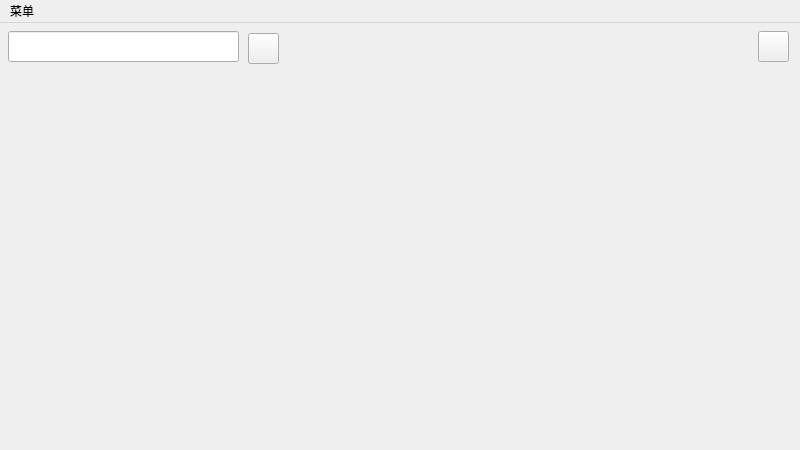
<?xml version="1.0" encoding="UTF-8"?>
<ui version="4.0">
 <class>MainWindow</class>
 <widget class="QMainWindow" name="MainWindow">
  <property name="geometry">
   <rect>
    <x>0</x>
    <y>0</y>
    <width>800</width>
    <height>450</height>
   </rect>
  </property>
  <property name="windowTitle">
   <string>天气预报(测试版)</string>
  </property>
  <widget class="QWidget" name="centralwidget">
   <widget class="QWidget" name="widget" native="true">
    <property name="geometry">
     <rect>
      <x>-11</x>
      <y>-11</y>
      <width>831</width>
      <height>491</height>
     </rect>
    </property>
    <property name="styleSheet">
     <string notr="true">QWidget#widget{
	border-image: url()
}

QLabel{
	font: 25 10pt &quot;微软雅黑&quot;;
	border-radius: 4px;
	background-color: rg ba( 60, 60, 60, 100 );
	color: rg b( 255, 255, 255 );
}</string>
    </property>
    <widget class="QWidget" name="widget_1" native="true">
     <property name="geometry">
      <rect>
       <x>9</x>
       <y>229</y>
       <width>341</width>
       <height>231</height>
      </rect>
     </property>
     <layout class="QGridLayout" name="gridLayout_8" rowstretch="1,2">
      <item row="0" column="0">
       <widget class="QWidget" name="widget_14" native="true">
        <widget class="QLabel" name="ganmao">
         <property name="geometry">
          <rect>
           <x>10</x>
           <y>0</y>
           <width>311</width>
           <height>61</height>
          </rect>
         </property>
         <property name="styleSheet">
          <string notr="true"/>
         </property>
         <property name="text">
          <string/>
         </property>
         <property name="scaledContents">
          <bool>false</bool>
         </property>
         <property name="wordWrap">
          <bool>true</bool>
         </property>
        </widget>
       </widget>
      </item>
      <item row="1" column="0">
       <widget class="QWidget" name="widget_15" native="true">
        <layout class="QGridLayout" name="gridLayout_9">
         <item row="1" column="1">
          <widget class="QWidget" name="widget_19" native="true">
           <widget class="QLabel" name="label_9">
            <property name="geometry">
             <rect>
              <x>0</x>
              <y>0</y>
              <width>51</width>
              <height>51</height>
             </rect>
            </property>
            <property name="text">
             <string/>
            </property>
            <property name="pixmap">
             <pixmap resource="Figure.qrc">:/new/prefix1/Figure/aqi.png</pixmap>
            </property>
            <property name="scaledContents">
             <bool>true</bool>
            </property>
           </widget>
           <widget class="QLabel" name="TotalQuality">
            <property name="geometry">
             <rect>
              <x>50</x>
              <y>0</y>
              <width>91</width>
              <height>51</height>
             </rect>
            </property>
            <property name="styleSheet">
             <string notr="true">QLabel{
	font: 25 9pt &quot;微软雅黑&quot;;
}</string>
            </property>
            <property name="text">
             <string/>
            </property>
           </widget>
          </widget>
         </item>
         <item row="0" column="0">
          <widget class="QWidget" name="widget_16" native="true">
           <widget class="QLabel" name="label_5">
            <property name="geometry">
             <rect>
              <x>3</x>
              <y>0</y>
              <width>51</width>
              <height>51</height>
             </rect>
            </property>
            <property name="text">
             <string/>
            </property>
            <property name="pixmap">
             <pixmap resource="Figure.qrc">:/new/prefix1/Figure/wind.png</pixmap>
            </property>
            <property name="scaledContents">
             <bool>true</bool>
            </property>
           </widget>
           <widget class="QLabel" name="label_6">
            <property name="geometry">
             <rect>
              <x>140</x>
              <y>30</y>
              <width>51</width>
              <height>51</height>
             </rect>
            </property>
            <property name="text">
             <string/>
            </property>
            <property name="pixmap">
             <pixmap resource="Figure.qrc">:/new/prefix1/Figure/wind.png</pixmap>
            </property>
            <property name="scaledContents">
             <bool>true</bool>
            </property>
           </widget>
           <widget class="QLabel" name="TotalFxFl">
            <property name="geometry">
             <rect>
              <x>63</x>
              <y>1</y>
              <width>81</width>
              <height>51</height>
             </rect>
            </property>
            <property name="text">
             <string/>
            </property>
           </widget>
          </widget>
         </item>
         <item row="0" column="1">
          <widget class="QWidget" name="widget_17" native="true">
           <widget class="QLabel" name="label_7">
            <property name="geometry">
             <rect>
              <x>0</x>
              <y>0</y>
              <width>51</width>
              <height>51</height>
             </rect>
            </property>
            <property name="text">
             <string/>
            </property>
            <property name="pixmap">
             <pixmap resource="Figure.qrc">:/new/prefix1/Figure/pm25.png</pixmap>
            </property>
            <property name="scaledContents">
             <bool>true</bool>
            </property>
           </widget>
           <widget class="QLabel" name="PM25">
            <property name="geometry">
             <rect>
              <x>60</x>
              <y>0</y>
              <width>91</width>
              <height>51</height>
             </rect>
            </property>
            <property name="text">
             <string/>
            </property>
           </widget>
          </widget>
         </item>
         <item row="1" column="0">
          <widget class="QWidget" name="widget_18" native="true">
           <widget class="QLabel" name="label_8">
            <property name="geometry">
             <rect>
              <x>0</x>
              <y>0</y>
              <width>51</width>
              <height>51</height>
             </rect>
            </property>
            <property name="text">
             <string/>
            </property>
            <property name="pixmap">
             <pixmap resource="Figure.qrc">:/new/prefix1/Figure/humidity.png</pixmap>
            </property>
            <property name="scaledContents">
             <bool>true</bool>
            </property>
           </widget>
           <widget class="QLabel" name="Totalshidu">
            <property name="geometry">
             <rect>
              <x>60</x>
              <y>0</y>
              <width>81</width>
              <height>51</height>
             </rect>
            </property>
            <property name="text">
             <string/>
            </property>
           </widget>
          </widget>
         </item>
        </layout>
       </widget>
      </item>
     </layout>
    </widget>
    <widget class="QWidget" name="widget_2" native="true">
     <property name="geometry">
      <rect>
       <x>349</x>
       <y>59</y>
       <width>461</width>
       <height>401</height>
      </rect>
     </property>
     <layout class="QGridLayout" name="gridLayout" rowstretch="2,2,2,3,3,2">
      <item row="2" column="0">
       <widget class="QWidget" name="widget_7" native="true">
        <layout class="QGridLayout" name="gridLayout_4">
         <item row="0" column="0">
          <widget class="QLabel" name="aqi0">
           <property name="text">
            <string/>
           </property>
          </widget>
         </item>
         <item row="0" column="4">
          <widget class="QLabel" name="aqi4">
           <property name="text">
            <string/>
           </property>
          </widget>
         </item>
         <item row="0" column="1">
          <widget class="QLabel" name="aqi1">
           <property name="text">
            <string/>
           </property>
          </widget>
         </item>
         <item row="0" column="2">
          <widget class="QLabel" name="aqi2">
           <property name="text">
            <string/>
           </property>
          </widget>
         </item>
         <item row="0" column="3">
          <widget class="QLabel" name="aqi3">
           <property name="text">
            <string/>
           </property>
          </widget>
         </item>
         <item row="0" column="5">
          <widget class="QLabel" name="aqi5">
           <property name="text">
            <string/>
           </property>
          </widget>
         </item>
        </layout>
       </widget>
      </item>
      <item row="3" column="0">
       <widget class="QWidget" name="HighCurve" native="true">
        <widget class="QLabel" name="lblHighCurve">
         <property name="geometry">
          <rect>
           <x>0</x>
           <y>0</y>
           <width>441</width>
           <height>61</height>
          </rect>
         </property>
         <property name="text">
          <string/>
         </property>
        </widget>
       </widget>
      </item>
      <item row="5" column="0">
       <widget class="QWidget" name="widget_5" native="true">
        <layout class="QGridLayout" name="gridLayout_5">
         <item row="0" column="0">
          <widget class="QLabel" name="fx0">
           <property name="text">
            <string/>
           </property>
          </widget>
         </item>
         <item row="0" column="4">
          <widget class="QLabel" name="fx4">
           <property name="text">
            <string/>
           </property>
          </widget>
         </item>
         <item row="0" column="3">
          <widget class="QLabel" name="fx3">
           <property name="text">
            <string/>
           </property>
          </widget>
         </item>
         <item row="0" column="1">
          <widget class="QLabel" name="fx1">
           <property name="text">
            <string/>
           </property>
          </widget>
         </item>
         <item row="0" column="5">
          <widget class="QLabel" name="fx5">
           <property name="text">
            <string/>
           </property>
          </widget>
         </item>
         <item row="0" column="2">
          <widget class="QLabel" name="fx2">
           <property name="text">
            <string/>
           </property>
          </widget>
         </item>
         <item row="1" column="0">
          <widget class="QLabel" name="fl0">
           <property name="text">
            <string/>
           </property>
          </widget>
         </item>
         <item row="1" column="1">
          <widget class="QLabel" name="fl1">
           <property name="text">
            <string/>
           </property>
          </widget>
         </item>
         <item row="1" column="2">
          <widget class="QLabel" name="fl2">
           <property name="text">
            <string/>
           </property>
          </widget>
         </item>
         <item row="1" column="3">
          <widget class="QLabel" name="fl3">
           <property name="text">
            <string/>
           </property>
          </widget>
         </item>
         <item row="1" column="4">
          <widget class="QLabel" name="fl4">
           <property name="text">
            <string/>
           </property>
          </widget>
         </item>
         <item row="1" column="5">
          <widget class="QLabel" name="fl5">
           <property name="text">
            <string/>
           </property>
          </widget>
         </item>
        </layout>
       </widget>
      </item>
      <item row="4" column="0">
       <widget class="QWidget" name="LowCurve" native="true">
        <widget class="QLabel" name="lblLowCurve">
         <property name="geometry">
          <rect>
           <x>0</x>
           <y>0</y>
           <width>441</width>
           <height>61</height>
          </rect>
         </property>
         <property name="text">
          <string/>
         </property>
        </widget>
       </widget>
      </item>
      <item row="0" column="0">
       <widget class="QWidget" name="widget_9" native="true">
        <layout class="QGridLayout" name="gridLayout_2">
         <item row="0" column="1">
          <widget class="QLabel" name="week1">
           <property name="text">
            <string/>
           </property>
          </widget>
         </item>
         <item row="0" column="2">
          <widget class="QLabel" name="week2">
           <property name="text">
            <string/>
           </property>
          </widget>
         </item>
         <item row="1" column="0">
          <widget class="QLabel" name="date0">
           <property name="text">
            <string/>
           </property>
          </widget>
         </item>
         <item row="1" column="2">
          <widget class="QLabel" name="date2">
           <property name="text">
            <string/>
           </property>
          </widget>
         </item>
         <item row="0" column="3">
          <widget class="QLabel" name="week3">
           <property name="text">
            <string/>
           </property>
          </widget>
         </item>
         <item row="0" column="4">
          <widget class="QLabel" name="week4">
           <property name="text">
            <string/>
           </property>
          </widget>
         </item>
         <item row="0" column="0">
          <widget class="QLabel" name="week0">
           <property name="text">
            <string/>
           </property>
          </widget>
         </item>
         <item row="1" column="1">
          <widget class="QLabel" name="date1">
           <property name="text">
            <string/>
           </property>
          </widget>
         </item>
         <item row="0" column="5">
          <widget class="QLabel" name="week5">
           <property name="text">
            <string/>
           </property>
          </widget>
         </item>
         <item row="1" column="3">
          <widget class="QLabel" name="date3">
           <property name="text">
            <string/>
           </property>
          </widget>
         </item>
         <item row="1" column="4">
          <widget class="QLabel" name="date4">
           <property name="text">
            <string/>
           </property>
          </widget>
         </item>
         <item row="1" column="5">
          <widget class="QLabel" name="date5">
           <property name="text">
            <string/>
           </property>
          </widget>
         </item>
        </layout>
       </widget>
      </item>
      <item row="1" column="0">
       <widget class="QWidget" name="widget_6" native="true">
        <layout class="QGridLayout" name="gridLayout_3">
         <item row="0" column="0">
          <widget class="QLabel" name="icon0">
           <property name="text">
            <string/>
           </property>
           <property name="scaledContents">
            <bool>false</bool>
           </property>
          </widget>
         </item>
         <item row="1" column="0">
          <widget class="QLabel" name="type0">
           <property name="text">
            <string/>
           </property>
          </widget>
         </item>
         <item row="0" column="2">
          <widget class="QLabel" name="icon2">
           <property name="text">
            <string/>
           </property>
          </widget>
         </item>
         <item row="0" column="5">
          <widget class="QLabel" name="icon4">
           <property name="text">
            <string/>
           </property>
          </widget>
         </item>
         <item row="0" column="4">
          <widget class="QLabel" name="icon3">
           <property name="text">
            <string/>
           </property>
          </widget>
         </item>
         <item row="1" column="1">
          <widget class="QLabel" name="type1">
           <property name="text">
            <string/>
           </property>
          </widget>
         </item>
         <item row="0" column="1">
          <widget class="QLabel" name="icon1">
           <property name="text">
            <string/>
           </property>
          </widget>
         </item>
         <item row="0" column="6">
          <widget class="QLabel" name="icon5">
           <property name="text">
            <string/>
           </property>
          </widget>
         </item>
         <item row="1" column="2">
          <widget class="QLabel" name="type2">
           <property name="text">
            <string/>
           </property>
          </widget>
         </item>
         <item row="1" column="4">
          <widget class="QLabel" name="type3">
           <property name="text">
            <string/>
           </property>
          </widget>
         </item>
         <item row="1" column="5">
          <widget class="QLabel" name="type4">
           <property name="text">
            <string/>
           </property>
          </widget>
         </item>
         <item row="1" column="6">
          <widget class="QLabel" name="type5">
           <property name="text">
            <string/>
           </property>
          </widget>
         </item>
        </layout>
       </widget>
      </item>
     </layout>
    </widget>
    <widget class="QWidget" name="widget_3" native="true">
     <property name="geometry">
      <rect>
       <x>-10</x>
       <y>60</y>
       <width>361</width>
       <height>171</height>
      </rect>
     </property>
     <layout class="QGridLayout" name="gridLayout_6" columnstretch="2,3">
      <item row="0" column="0">
       <widget class="QWidget" name="widget_10" native="true">
        <widget class="QLabel" name="TotalTypeIcon">
         <property name="geometry">
          <rect>
           <x>30</x>
           <y>20</y>
           <width>91</width>
           <height>91</height>
          </rect>
         </property>
         <property name="text">
          <string/>
         </property>
         <property name="scaledContents">
          <bool>true</bool>
         </property>
        </widget>
       </widget>
      </item>
      <item row="0" column="1">
       <widget class="QWidget" name="widget_11" native="true">
        <layout class="QGridLayout" name="gridLayout_7" rowstretch="2,1">
         <item row="0" column="0">
          <widget class="QWidget" name="widget_12" native="true">
           <widget class="QLabel" name="city">
            <property name="geometry">
             <rect>
              <x>110</x>
              <y>30</y>
              <width>71</width>
              <height>31</height>
             </rect>
            </property>
            <property name="styleSheet">
             <string notr="true">QLabel{
	font: 25 16pt &quot;微软雅黑&quot;;
}</string>
            </property>
            <property name="text">
             <string/>
            </property>
           </widget>
           <widget class="QLabel" name="temperature">
            <property name="geometry">
             <rect>
              <x>3</x>
              <y>0</y>
              <width>91</width>
              <height>81</height>
             </rect>
            </property>
            <property name="styleSheet">
             <string notr="true">QLabel{
	font: 25 30pt &quot;微软雅黑&quot;;
}</string>
            </property>
            <property name="text">
             <string/>
            </property>
            <property name="scaledContents">
             <bool>false</bool>
            </property>
           </widget>
          </widget>
         </item>
         <item row="1" column="0">
          <widget class="QWidget" name="widget_13" native="true">
           <widget class="QLabel" name="typelowhigh">
            <property name="geometry">
             <rect>
              <x>3</x>
              <y>1</y>
              <width>181</width>
              <height>41</height>
             </rect>
            </property>
            <property name="styleSheet">
             <string notr="true">QLabel{
	font: 25 14pt &quot;微软雅黑&quot;;
}</string>
            </property>
            <property name="text">
             <string/>
            </property>
           </widget>
          </widget>
         </item>
        </layout>
       </widget>
      </item>
     </layout>
    </widget>
    <widget class="QWidget" name="widget_4" native="true">
     <property name="geometry">
      <rect>
       <x>-11</x>
       <y>9</y>
       <width>861</width>
       <height>51</height>
      </rect>
     </property>
     <widget class="QLabel" name="TotalDate">
      <property name="geometry">
       <rect>
        <x>580</x>
        <y>0</y>
        <width>191</width>
        <height>51</height>
       </rect>
      </property>
      <property name="font">
       <font>
        <family>微软雅黑</family>
        <pointsize>16</pointsize>
        <weight>3</weight>
        <italic>false</italic>
        <bold>false</bold>
       </font>
      </property>
      <property name="styleSheet">
       <string notr="true">QLabel{
	font: 25 16pt &quot;微软雅黑&quot;;
}</string>
      </property>
      <property name="text">
       <string/>
      </property>
     </widget>
     <widget class="QLineEdit" name="searchcity">
      <property name="geometry">
       <rect>
        <x>30</x>
        <y>10</y>
        <width>231</width>
        <height>31</height>
       </rect>
      </property>
      <property name="font">
       <font>
        <family>微软雅黑</family>
        <pointsize>14</pointsize>
       </font>
      </property>
     </widget>
     <widget class="QPushButton" name="search">
      <property name="geometry">
       <rect>
        <x>270</x>
        <y>12</y>
        <width>31</width>
        <height>31</height>
       </rect>
      </property>
      <property name="text">
       <string/>
      </property>
      <property name="icon">
       <iconset resource="Figure.qrc">
        <normaloff>:/new/prefix1/Figure/search.png</normaloff>:/new/prefix1/Figure/search.png</iconset>
      </property>
     </widget>
     <widget class="QPushButton" name="closeButton">
      <property name="geometry">
       <rect>
        <x>780</x>
        <y>10</y>
        <width>31</width>
        <height>31</height>
       </rect>
      </property>
      <property name="text">
       <string/>
      </property>
      <property name="icon">
       <iconset resource="Figure.qrc">
        <normaloff>:/new/prefix1/Figure/close.png</normaloff>:/new/prefix1/Figure/close.png</iconset>
      </property>
     </widget>
    </widget>
   </widget>
  </widget>
  <widget class="QMenuBar" name="menuBar">
   <property name="geometry">
    <rect>
     <x>0</x>
     <y>0</y>
     <width>800</width>
     <height>23</height>
    </rect>
   </property>
   <widget class="QMenu" name="menuFile">
    <property name="title">
     <string>菜单</string>
    </property>
    <addaction name="actionWeatherAI"/>
    <addaction name="actionWeatherAI_Python"/>
   </widget>
   <addaction name="menuFile"/>
  </widget>
  <action name="actionWeatherAI">
   <property name="text">
    <string>WeatherAI(C++)</string>
   </property>
  </action>
  <action name="actionWeatherAI_Python">
   <property name="text">
    <string>WeatherAI(Python)</string>
   </property>
  </action>
 </widget>
 <resources>
  <include location="Figure.qrc"/>
 </resources>
 <connections/>
</ui>
